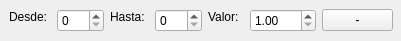
<?xml version="1.0" encoding="UTF-8"?>
<ui version="4.0">
 <class>Form2</class>
 <widget class="QWidget" name="Form2">
  <property name="geometry">
   <rect>
    <x>0</x>
    <y>0</y>
    <width>401</width>
    <height>41</height>
   </rect>
  </property>
  <property name="minimumSize">
   <size>
    <width>401</width>
    <height>41</height>
   </size>
  </property>
  <property name="windowTitle">
   <string>Form</string>
  </property>
  <widget class="QWidget" name="repetir_2" native="true">
   <property name="geometry">
    <rect>
     <x>0</x>
     <y>0</y>
     <width>401</width>
     <height>41</height>
    </rect>
   </property>
   <property name="minimumSize">
    <size>
     <width>392</width>
     <height>41</height>
    </size>
   </property>
   <property name="maximumSize">
    <size>
     <width>16777215</width>
     <height>35</height>
    </size>
   </property>
   <widget class="QLabel" name="label_25">
    <property name="geometry">
     <rect>
      <x>9</x>
      <y>9</y>
      <width>42</width>
      <height>16</height>
     </rect>
    </property>
    <property name="text">
     <string>Desde:</string>
    </property>
   </widget>
   <widget class="QSpinBox" name="desde">
    <property name="geometry">
     <rect>
      <x>57</x>
      <y>9</y>
      <width>47</width>
      <height>23</height>
     </rect>
    </property>
   </widget>
   <widget class="QLabel" name="label_28">
    <property name="geometry">
     <rect>
      <x>110</x>
      <y>9</y>
      <width>39</width>
      <height>16</height>
     </rect>
    </property>
    <property name="text">
     <string>Hasta:</string>
    </property>
   </widget>
   <widget class="QSpinBox" name="hasta">
    <property name="geometry">
     <rect>
      <x>155</x>
      <y>9</y>
      <width>47</width>
      <height>23</height>
     </rect>
    </property>
   </widget>
   <widget class="QLabel" name="label_34">
    <property name="geometry">
     <rect>
      <x>208</x>
      <y>9</y>
      <width>36</width>
      <height>16</height>
     </rect>
    </property>
    <property name="text">
     <string>Valor:</string>
    </property>
   </widget>
   <widget class="QDoubleSpinBox" name="valor">
    <property name="geometry">
     <rect>
      <x>250</x>
      <y>9</y>
      <width>66</width>
      <height>23</height>
     </rect>
    </property>
    <property name="minimum">
     <double>1.000000000000000</double>
    </property>
   </widget>
   <widget class="QPushButton" name="pushButton">
    <property name="geometry">
     <rect>
      <x>322</x>
      <y>9</y>
      <width>71</width>
      <height>22</height>
     </rect>
    </property>
    <property name="text">
     <string>-</string>
    </property>
   </widget>
  </widget>
 </widget>
 <resources/>
 <connections/>
</ui>
